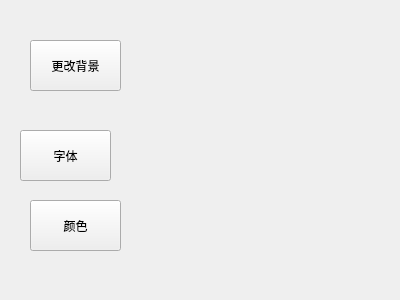
<?xml version="1.0" encoding="UTF-8"?>
<ui version="4.0">
 <class>setupForm</class>
 <widget class="QWidget" name="setupForm">
  <property name="geometry">
   <rect>
    <x>0</x>
    <y>0</y>
    <width>400</width>
    <height>300</height>
   </rect>
  </property>
  <property name="windowTitle">
   <string>Form</string>
  </property>
  <widget class="QPushButton" name="btn_color">
   <property name="geometry">
    <rect>
     <x>30</x>
     <y>200</y>
     <width>91</width>
     <height>51</height>
    </rect>
   </property>
   <property name="text">
    <string>颜色</string>
   </property>
  </widget>
  <widget class="QPushButton" name="btn_font">
   <property name="geometry">
    <rect>
     <x>20</x>
     <y>130</y>
     <width>91</width>
     <height>51</height>
    </rect>
   </property>
   <property name="text">
    <string>字体</string>
   </property>
  </widget>
  <widget class="QPushButton" name="btn_background">
   <property name="geometry">
    <rect>
     <x>30</x>
     <y>40</y>
     <width>91</width>
     <height>51</height>
    </rect>
   </property>
   <property name="text">
    <string>更改背景</string>
   </property>
  </widget>
 </widget>
 <resources/>
 <connections/>
</ui>
